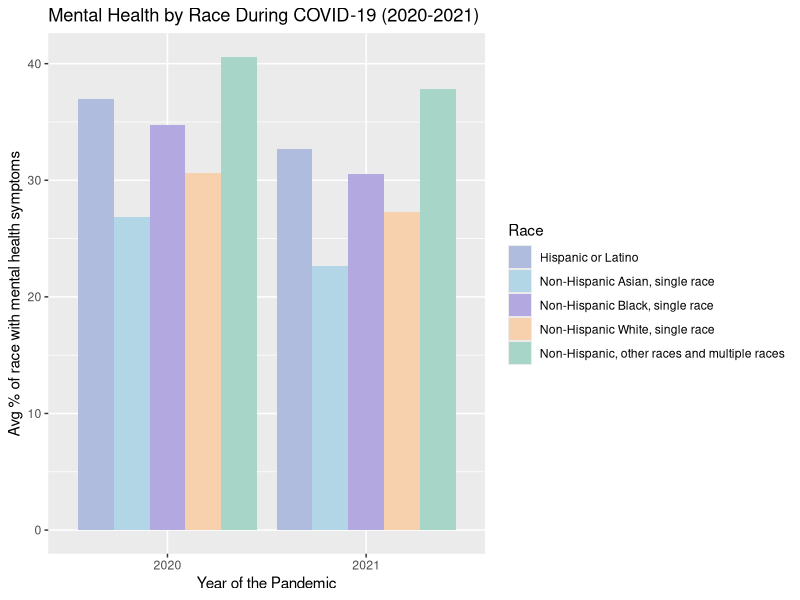

Source code (R):
library(readr)
library(dplyr)
library(tidyverse)
library(knitr)
library(kableExtra)

data1 <- read.csv("Indicators_of_Anxiety_or_Depression_Based_on_Reported_Frequency_of_Symptoms_During_Last_7_Days.csv")

# Code from aggregate table R script 
data1$Time.Period.Start.Date<- as.Date(data1$Time.Period.Start.Date, format = "%m/%d/%Y")
#date format: yyyy-mm-dd 
data1$Time.Period.End.Date<- as.Date(data1$Time.Period.End.Date, format = "%m/%d/%Y")


#Data by year
data2020 <- data1 %>% 
  group_by(Time.Period.End.Date) %>% 
  filter(Time.Period.End.Date >= "2020-01-01" & Time.Period.End.Date <= "2020-12-31")

data2021 <-  data1 %>% 
  group_by(Time.Period.End.Date) %>% 
  filter(Time.Period.End.Date >= "2021-01-01" & Time.Period.End.Date <= "2021-12-31")

data2022 <- data1 %>% 
  group_by(Time.Period.End.Date) %>% 
  filter(Time.Period.End.Date >= "2022-01-01" & Time.Period.End.Date <= "2022-12-31")

# avg 2020
avg_age_2020 <- data2020 %>% 
  filter(Group == 'By Age') %>% 
  group_by(Group ,Subgroup) %>% 
  summarize(avg = mean(Value, na.rm = TRUE)) %>% 
  mutate(year = "2020") 

avg_race_2020 <- data2020 %>% 
  filter(Group == 'By Race/Hispanic ethnicity') %>% 
  group_by(Group ,Subgroup) %>% 
  summarize(avg = mean(Value, na.rm = TRUE)) %>% 
  mutate(year = "2020") 

avg_sex_2020 <- data2020 %>% 
  filter(Group == 'By Sex') %>% 
  group_by(Group ,Subgroup) %>% 
  summarize(avg = mean(Value, na.rm = TRUE)) %>% 
  mutate(year = "2020") 

avg_edu_2020 <- data2020 %>% 
  filter(Group == 'By Education') %>% 
  group_by(Group ,Subgroup) %>% 
  summarize(avg = mean(Value, na.rm = TRUE)) %>% 
  mutate(year = "2020") 

#avg 2021
avg_age_2021 <- data2021 %>% 
  filter(Group == 'By Age') %>% 
  group_by(Group ,Subgroup) %>% 
  summarize(avg = mean(Value, na.rm = TRUE)) %>% 
  mutate(year = "2021") 

avg_race_2021 <- data2021 %>% 
  filter(Group == 'By Race/Hispanic ethnicity') %>% 
  group_by(Group ,Subgroup) %>% 
  summarize(avg = mean(Value, na.rm = TRUE)) %>% 
  mutate(year = "2021") 

avg_sex_2021 <- data2021 %>% 
  filter(Group == 'By Sex') %>% 
  group_by(Group ,Subgroup) %>% 
  summarize(avg = mean(Value, na.rm = TRUE)) %>% 
  mutate(year = "2021") 

avg_edu_2021 <- data2021 %>% 
  filter(Group == 'By Education') %>% 
  group_by(Group ,Subgroup) %>% 
  summarize(avg = mean(Value, na.rm = TRUE)) %>% 
  mutate(year = "2021")  

avg_ori_2021 <- data2021 %>%
  group_by(Group ,Subgroup) %>%
  filter(Group == 'By Sexual orientation') %>%
  summarize(avg = mean(Value, na.rm = TRUE)) %>%
  mutate(year = "2021")

avg_gen_2021 <- data2021 %>%
  group_by(Group ,Subgroup) %>%
  filter(Group == 'By Gender identity') %>%
  summarize(avg = mean(Value, na.rm = TRUE)) %>%
  mutate(year = "2021")

avg_dis_2021 <- data2021 %>%
  group_by(Group ,Subgroup) %>%
  filter(Group == 'By Disability status') %>%
  summarize(avg = mean(Value, na.rm = TRUE)) %>%
  mutate(year = "2021")

#avg 2022
avg_age_2022 <- data2022 %>% 
  filter(Group == 'By Age') %>% 
  group_by(Group ,Subgroup) %>% 
  summarize(avg = mean(Value, na.rm = TRUE)) %>% 
  mutate(year = "2022") 

avg_race_2022 <- data2022 %>% 
  filter(Group == 'By Race/Hispanic ethnicity') %>% 
  group_by(Group ,Subgroup) %>% 
  summarize(avg = mean(Value, na.rm = TRUE)) %>% 
  mutate(year = "2021") 

avg_sex_2022 <- data2022 %>% 
  filter(Group == 'By Sex') %>% 
  group_by(Group ,Subgroup) %>% 
  summarize(avg = mean(Value, na.rm = TRUE)) %>% 
  mutate(year = "2021") 

avg_edu_2022 <- data2022 %>% 
  filter(Group == 'By Education') %>% 
  group_by(Group ,Subgroup) %>% 
  summarize(avg = mean(Value, na.rm = TRUE)) %>% 
  mutate(year = "2022") 

avg_dis_2022 <- data2022 %>% 
  filter(Group == 'By Disability status') %>% 
  group_by(Group ,Subgroup) %>% 
  summarize(avg = mean(Value, na.rm = TRUE)) %>% 
  mutate(year = "2022") 

avg_gend_2022 <- data2022 %>% 
  filter(Group == 'By Gender identity') %>% 
  group_by(Group ,Subgroup) %>% 
  summarize(avg = mean(Value, na.rm = TRUE)) %>% 
  mutate(year = "2022") 

avg_ori_2022 <-  data2022 %>% 
  filter(Group == 'By Sexual Orientation') %>% 
  group_by(Group ,Subgroup) %>% 
  summarize(avg = mean(Value, na.rm = TRUE)) %>% 
  mutate(year = "2022") 

final_table <- rbind(avg_age_2020, avg_age_2021, avg_age_2022, avg_dis_2021, avg_dis_2022, avg_edu_2020, avg_edu_2021, avg_edu_2022, avg_gen_2021, avg_gend_2022, avg_ori_2021, avg_ori_2022, avg_race_2020, avg_race_2021,  avg_race_2022, avg_sex_2020, avg_sex_2021, avg_sex_2022)

final_table$avg <- (round(final_table$avg, digits = 2))


kable(final_table) %>%
  kable_styling(bootstrap_options = "striped", full_width = FALSE)


# Chart 1 
chart1_data <- final_table %>% filter(Group == "By Race/Hispanic ethnicity") 

library(ggplot2)
custom_colors <- c("#afbcde", "#b3d6e6", "#b3a8e0", "#f7d1ad", "#a7d6c8")
                    
# Chart 1 compares the symptom levels by race during different phases of the pandemic.

ggplot(chart1_data) +
  geom_col(aes(x = year, y = avg, fill = Subgroup), position = "dodge") +
  labs(title = "Mental Health by Race During COVID-19 (2020-2021)", x = "Year of the Pandemic", y = "Avg % of race with mental health symptoms", fill = "Race") + 
  scale_fill_manual(values = custom_colors) 
